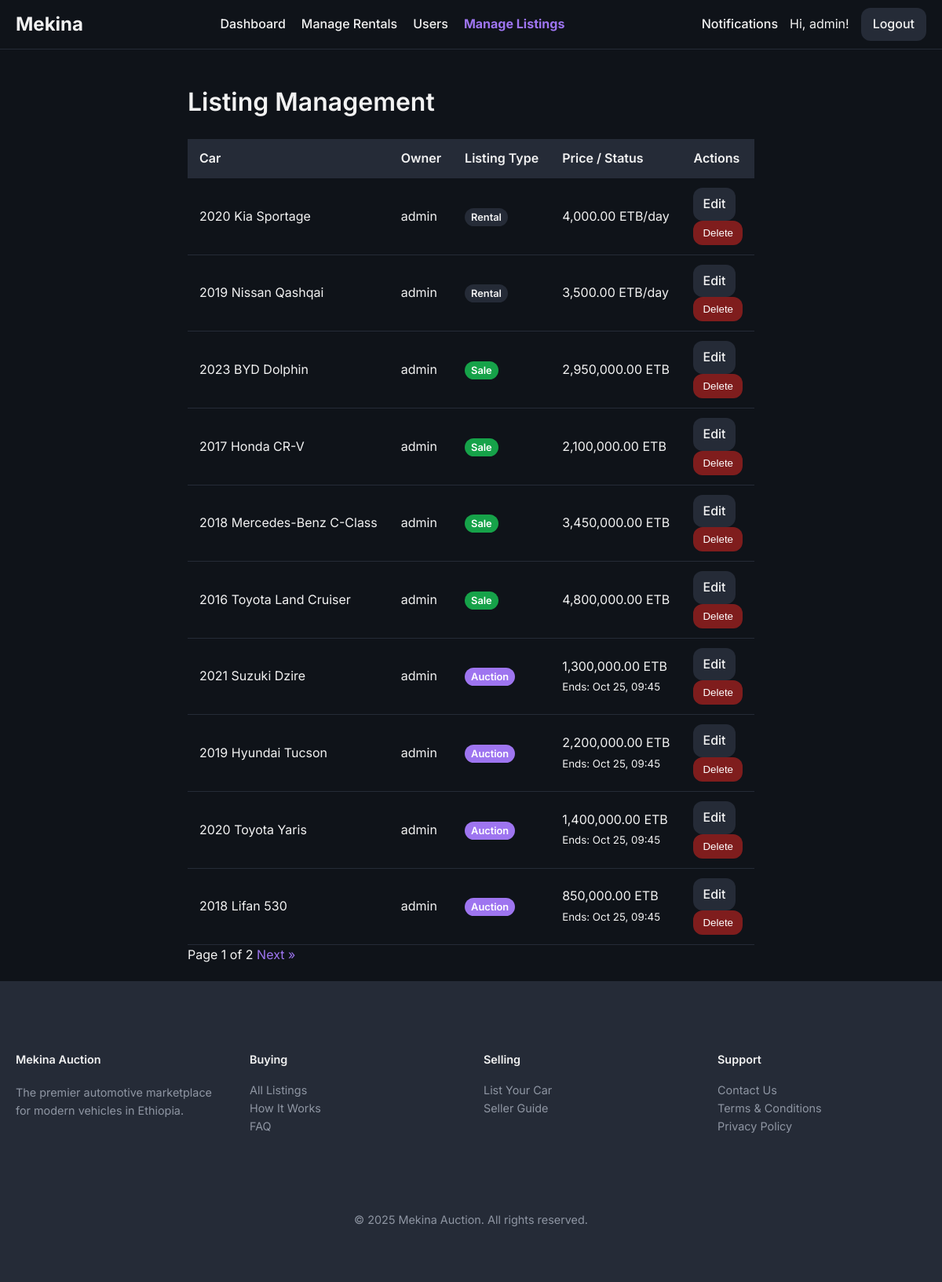
The app's page /auctions/ (signed in), older data.
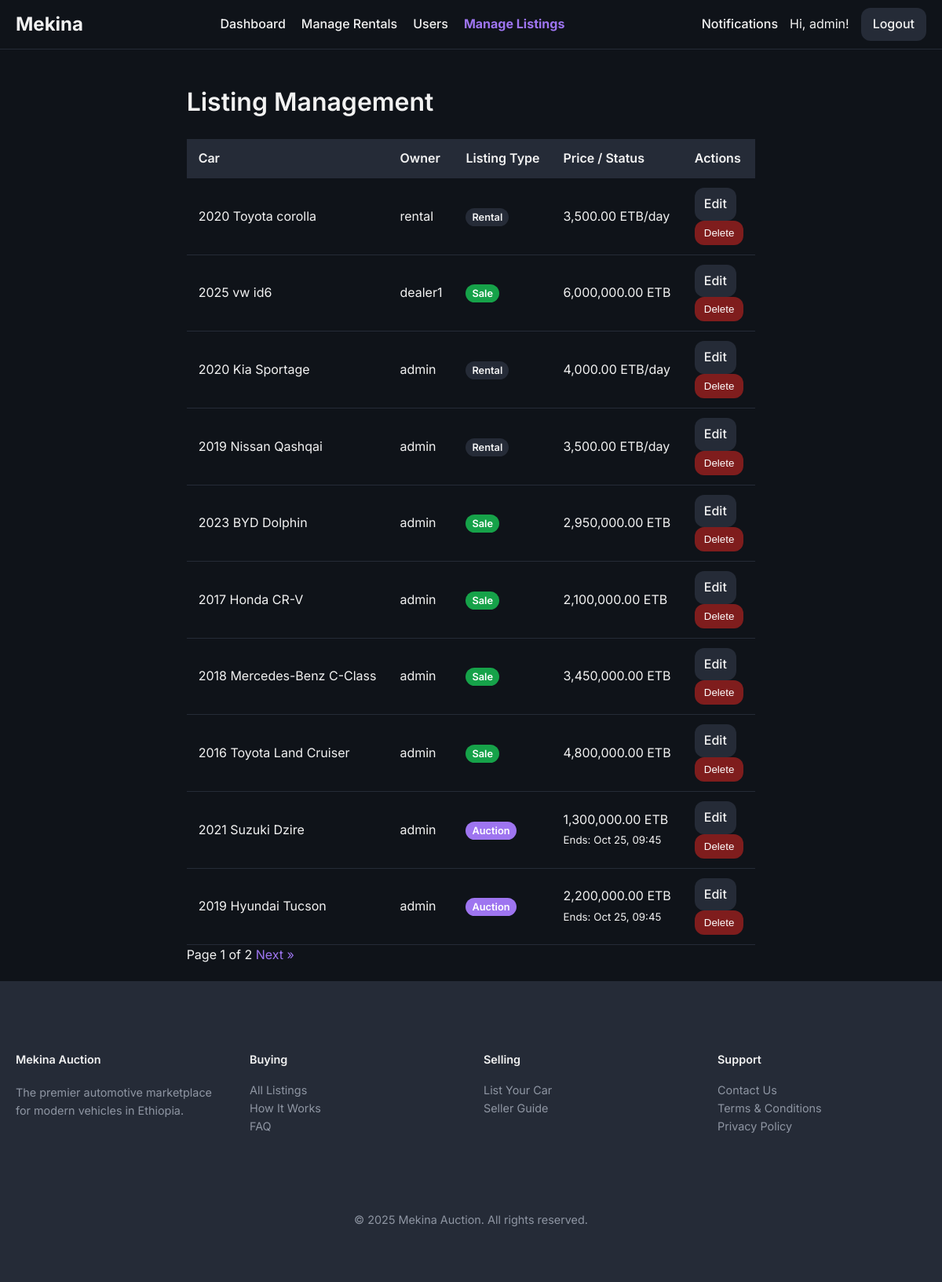
The same page, newer data.
### models/car.py (models this page shows, shortened)
class Car(db.Model):
    id = db.Column(db.Integer, primary_key=True)
    make = db.Column(db.String(64), nullable=False)
    model = db.Column(db.String(64), nullable=False)
    year = db.Column(db.Integer, nullable=False)
    description = db.Column(db.Text, nullable=True)
    owner_id = db.Column(db.Integer, db.ForeignKey('user.id'), nullable=False)
    service_history_url = db.Column(db.String(200), nullable=True)
    inspection_report_url = db.Column(db.String(200), nullable=True)
    is_approved = db.Column(db.Boolean, default=False, nullable=False)
    transmission = db.Column(db.String(50))
    drivetrain = db.Column(db.String(50))
    mileage = db.Column(db.Integer)
    fuel_type = db.Column(db.String(50))
    condition = db.Column(db.String(50)) # e.g., New, Used
    body_type = db.Column(db.String(50), nullable=True) # e.g., SUV, Sedan
    listing_type = db.Column(db.String(50), default='auction', nullable=False) # 'auction', 'sale', 'rental'
    fixed_price = db.Column(db.Float, nullable=True) # For 'sale' listing_type
    auction = db.relationship('Auction', backref='car', uselist=False) # One-to-one relationship with Auction
    rental_listing = db.relationship('RentalListing', backref='car', uselist=False)
    images = db.relationship('CarImage', backref='car', lazy=True, cascade="all, delete-orphan") # One-to-many relationship with CarImage
    equipment = db.relationship('Equipment', secondary=car_equipment_association, lazy='subquery', backref=db.backref('cars', lazy=True))

### models/user.py (models this page shows, shortened)
class User(UserMixin, db.Model):
    id = db.Column(db.Integer, primary_key=True)
    username = db.Column(db.String(64), index=True, unique=True, nullable=False)
    email = db.Column(db.String(120), index=True, unique=True, nullable=False)
    phone_number = db.Column(db.String(20), nullable=True)
    password_hash = db.Column(db.String(128))
    is_admin = db.Column(db.Boolean, default=False)
    is_dealer = db.Column(db.Boolean, default=False)
    is_rental_company = db.Column(db.Boolean, default=False)
    points = db.Column(db.Integer, nullable=False, default=5) # Points for dealers to bid
    cars = db.relationship('Car', backref='owner', lazy='dynamic')
    bids = db.relationship('Bid', backref='bidder', lazy='dynamic')
    dealer_bids = db.relationship('DealerBid', backref='dealer', lazy='dynamic')
    car_requests = db.relationship('CarRequest', backref='customer', lazy='dynamic')

### models/rental_listing.py (models this page shows, shortened)
class RentalListing(db.Model):
    __tablename__ = 'rental_listings'
    id = db.Column(db.Integer, primary_key=True)
    price_per_day = db.Column(db.Float, nullable=False)
    is_available = db.Column(db.Boolean, default=True, nullable=False)
    car_id = db.Column(db.Integer, db.ForeignKey('car.id'), nullable=False, unique=True)

### models/auction.py (models this page shows, shortened)
class Auction(db.Model):
    id = db.Column(db.Integer, primary_key=True)
    start_time = db.Column(db.DateTime, nullable=False, default=datetime.utcnow)
    end_time = db.Column(db.DateTime, nullable=False)
    start_price = db.Column(db.Float, nullable=False)
    current_price = db.Column(db.Float, nullable=False)
    car_id = db.Column(db.Integer, db.ForeignKey('car.id'), nullable=False, unique=True)
    winner_id = db.Column(db.Integer, db.ForeignKey('user.id'), nullable=True)
    bids = db.relationship('Bid', backref='auction', lazy='dynamic', cascade="all, delete-orphan")
    questions = db.relationship('Question', back_populates='auction', lazy='dynamic', cascade="all, delete-orphan")

### routes/auctions.py (the view)
@auctions_bp.route('/')
def list_auctions():
    page = request.args.get('page', 1, type=int)
    if current_user.is_authenticated and current_user.is_admin:
        cars = Car.query.filter(Car.is_approved == True).order_by(Car.id.desc()).paginate(page=page, per_page=10)
        return render_template(
            'listing_management.html',
            cars=cars,
            now=datetime.utcnow()
        )
    else:
        return render_template('auction_list.html')

### templates/listing_management.html (shortened to what this page needs)
{% extends "base.html" %}
{% block content %}
    <h1>Listing Management</h1>
    <table>
        <thead>
            <tr>
                <th>Car</th>
                <th>Owner</th>
                <th>Listing Type</th>
                <th>Price / Status</th>
                <th>Actions</th>
            </tr>
        </thead>
        <tbody>
            {% for car in cars.items %}
            <tr>
                <td>{{ car.year }} {{ car.make }} {{ car.model }}</td>
                <td>{{ car.owner.username }}</td>
                <td>
                    <span class="listing-type-tag small {{ car.listing_type.lower() }}">{{ car.listing_type|title }}</span>
                </td>
                <td>
                    {% if car.listing_type == 'auction' and car.auction %}
                        {{ '{:,.2f}'.format(car.auction.current_price) }} ETB
                        <br>
                        <small>
                        {% if car.auction.end_time > now %}
                            Ends: {{ car.auction.end_time.strftime('%b %d, %H:%M') }}
                        {% else %}
                            Ended
                        {% endif %}
                        </small>
                    {% elif car.listing_type == 'sale' %}
                        {{ '{:,.2f}'.format(car.fixed_price) }} ETB
                    {% elif car.listing_type == 'rental' and car.rental_listing %}
                        {{ '{:,.2f}'.format(car.rental_listing.price_per_day) }} ETB/day
                    {% endif %}
                </td>
                <td class="button-group">
                    <a href="{{ url_for('admin.edit_listing', car_id=car.id) }}" class="btn edit">Edit</a>
                    <form action="{{ url_for('admin.delete_listing', car_id=car.id) }}" method="post" onsubmit="return confirm('Are you sure you want to delete this listing? This cannot be undone.');">
                        <button type="submit" class="btn delete">Delete</button>
                    </form>
                </td>
            </tr>
            {% endfor %}
        </tbody>
    </table>
    <div class="pagination">
        <span>Page {{ cars.page }} of {{ cars.pages }}</span>
        {% if cars.has_next %}<a href="{{ url_for('auctions.list_auctions', page=cars.next_num) }}">Next &raquo;</a>{% endif %}
    </div>
{% endblock %}

Row changes from the older to the newer data that the page shows:
no longer on this page (row unchanged): Car: year "2020", make "Toyota", model "Yaris", owner.username "admin", listing_type "Auction", auction.end_time "Oct 25, 09:45"
no longer on this page (row unchanged): Auction: auction.current_price "1,400,000.00"
no longer on this page (row unchanged): Car: year "2018", make "Lifan", model "530", owner.username "admin", listing_type "Auction", auction.end_time "Oct 25, 09:45"
no longer on this page (row unchanged): Auction: auction.current_price "850,000.00"
added Car: year "2020", make "Toyota", model "corolla", owner.username "rental", listing_type "Rental"
added RentalListing: rental_listing.price_per_day "3,500.00"
added Car: year "2025", make "vw", model "id6", owner.username "dealer1", listing_type "Sale", fixed_price "6,000,000.00"
